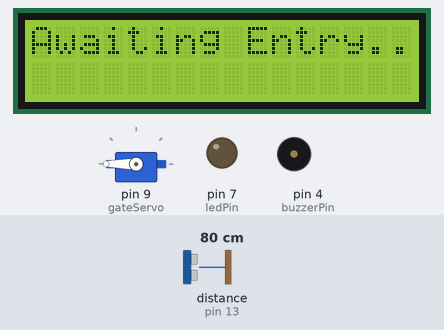
A sketch run on a simulated Arduino Uno, built with avr-gcc and run on an emulated ATmega328P. Parts: servo, 16×2 character LCD, output pins drawn as LEDs (lit = HIGH), buzzer (waves = sounding). Wiring (inferred from the names in the program): ultrasonic range finder: trigger pin 12; echo pin 13. Inputs (shaded band) come from the test bench; at power-on: distance to the obstacle (sensor on pin 13) 80 cm. The echo pulse lasts 58.3 µs per cm; pins used as bus, display or sensor lines are not drawn; what the sketch prints to the serial monitor is not drawn.

Above: at 4.8 s.
4.9 s: distance to the obstacle (sensor on pin 13) set to 22 cm
6.4 s: distance to the obstacle (sensor on pin 13) set to 18 cm
At 8.1 s:
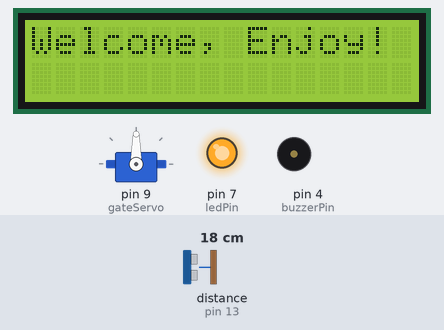
At 10.83 s:
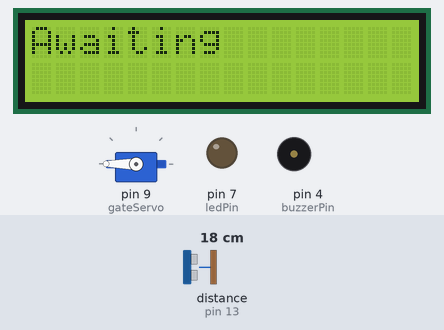
10.9 s: distance to the obstacle (sensor on pin 13) set to 2 cm
At 11.05 s:
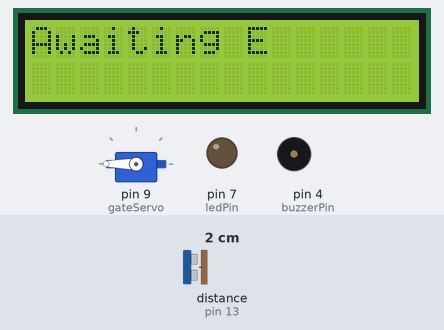
Timing chart, 0 to 13.4 s (numbered marks = the images above; inputs shaded):
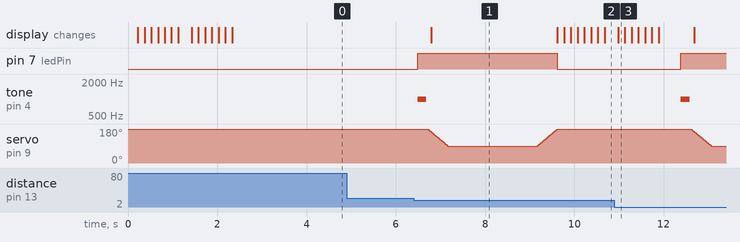

The sketch:

SmartGate.i.ino
```cpp
#include <Servo.h>
#include <Wire.h>
#include <LiquidCrystal_I2C.h>

// LCD setup: 16x2 screen using common I2C address
LiquidCrystal_I2C lcd(0x27, 16, 2);

// Pin assignments
const int trigPin = 12;     // Ultrasonic trigger pin
const int echoPin = 13;     // Ultrasonic echo pin
const int ledPin = 7;       // Green LED to indicate detection
const int buzzerPin = 4;    // Buzzer to give audio feedback

Servo gateServo;            // Servo controlling the mini gate as object

// Gate positions in degrees
const int closedPos = 180;  // Fully closed position
const int openPos = 90;     // Fully open position

const int threshold = 20;   // Distance (in cm) from object to trigger gate opening

// Display an animated "Awaiting Entry..." message on the LCD
void displayEntryMessage() {
  lcd.clear();
  lcd.setCursor(0, 0);
  String message = "Awaiting Entry...";
  for (int i = 0; i < message.length(); i++) {
    lcd.print(message[i]);
    delay(150); // Typing animation effect
  }
}

// Smoothly moves servo from startAngle to endAngle (forward or reverse)
void smoothMove(Servo &servo, int startAngle, int endAngle, int stepDelay = 10) {
  int step = (startAngle < endAngle) ? 1 : -1;
  for (int pos = startAngle; pos != endAngle; pos += step) {
    servo.write(pos);
    delay(stepDelay);
  }
  servo.write(endAngle);
}

void setup() {
  // Setup pins
  pinMode(trigPin, OUTPUT);
  pinMode(echoPin, INPUT);
  pinMode(ledPin, OUTPUT);
  pinMode(buzzerPin, OUTPUT);

  // Initialize and set servo to closed
  gateServo.attach(9);
  gateServo.write(closedPos);

  // LCD init
  lcd.init();
  lcd.backlight();
  displayEntryMessage();

  // Start serial for (debugging purposes only)
  Serial.begin(9600);
  delay(1000); // Small startup delay
}

// Measures distance using the ultrasonic sensor
long getDistance() {
  digitalWrite(trigPin, LOW);
  delayMicroseconds(2);
  digitalWrite(trigPin, HIGH);
  delayMicroseconds(10);
  digitalWrite(trigPin, LOW);

  long duration = pulseIn(echoPin, HIGH, 30000); // 30 ms timeout
  long distance = duration * 0.034 / 2; // Convert to cm
  return distance;
}

void loop() {
  long distance = getDistance();

  Serial.print("Distance: ");
  Serial.print(distance);
  Serial.println(" cm");

  if (distance > 0 && distance < threshold) {
    // Object detected in range
    digitalWrite(ledPin, HIGH);// Turn on LED
    tone(buzzerPin, 1000);// Beep
    delay(200);
    noTone(buzzerPin);

    // Greet user
    lcd.clear();
    lcd.setCursor(0, 0);
    lcd.print("Welcome, Enjoy!");

    // Open then close the gate with a pause
    smoothMove(gateServo, closedPos, openPos, 5);
    delay(2000); // Gate stays open for 2 seconds
    smoothMove(gateServo, openPos, closedPos, 5);

    digitalWrite(ledPin, LOW); // Turn off LED after motion
    displayEntryMessage(); // Reset welcome message
  } else {
    // No object detected
    digitalWrite(ledPin, LOW);
  }

  delay(200); // Debounce and reduce serial noise
}
```

Measured:
- the behaviour switches between 21 and 20 cm on distance to the obstacle (sensor on pin 13) (found by bisection; images 0 and 1)
- after the input at 4.9 s, every drawn part: stays the same
- after the input at 6.4 s, pin 7 (ledPin): LOW → HIGH after 0.09 s, → LOW 3.1 s later; tone on pin 4 (buzzerPin): silent → 1000 Hz after 0.09 s, → silent 0.20 s later; the display: changes after 0.39 s (image 1)
